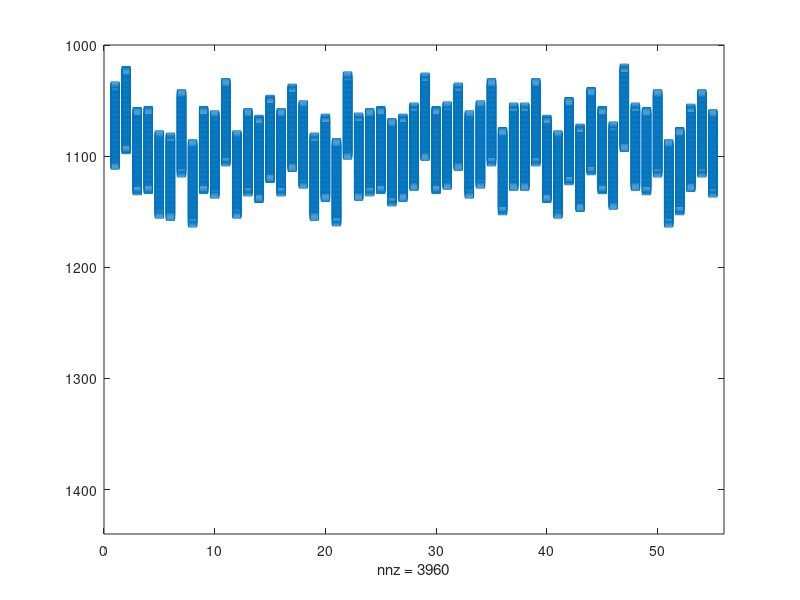

Source code (MATLAB):
% generateEVarrival.m
clear all
%% Variables
charging_rate = 20;
arrive_time = 17*60 ; % starting at 5:00 pm
charging_slots = 24/charging_rate*60; % number of required charging slots in min

%% Define EV Charging

% lambda variable
paper_lamda = 0.1; % Of Ardakanian paper 1 every 10 seconds
lamda = 1; %I am gonna make one every minute


EVload=zeros(24*60,55);

take_load = linspace(1,55,55); %to select loads randomly
count=0; %how many EVs have dep/arrived
i=0; % to count minute of EV arrival. Start in 18:00
while (count~=55)
    EVs_pm = poissrnd(lamda); %how many cars depart/arrive in this minute
    
     if (count+EVs_pm>55) %to not exceed number of EVs/loads
         EVs_pm = 55-count;
         count_test=count;
     end
     count = count + EVs_pm;
     
    %  to selected load
    for e=1:EVs_pm
        [take_me,idx] = datasample(take_load,1); %take one random load
        
        % modify LP of taked load
        in = arrive_time +i; %to measure the minute of arrival
        
        EVload(in+1:in+charging_slots,take_me) = charging_rate* ones(charging_slots,1);
        
        take_load(:,idx)=[]; %delete used load
    end
    
    i=i+1; %sum one minute to next EVs poisson arrival
end

%% plot
spy(EVload, 's')
ylim([1000 24*60])

%% Save the EV load
save('EVload_20kW.mat','EVload')

